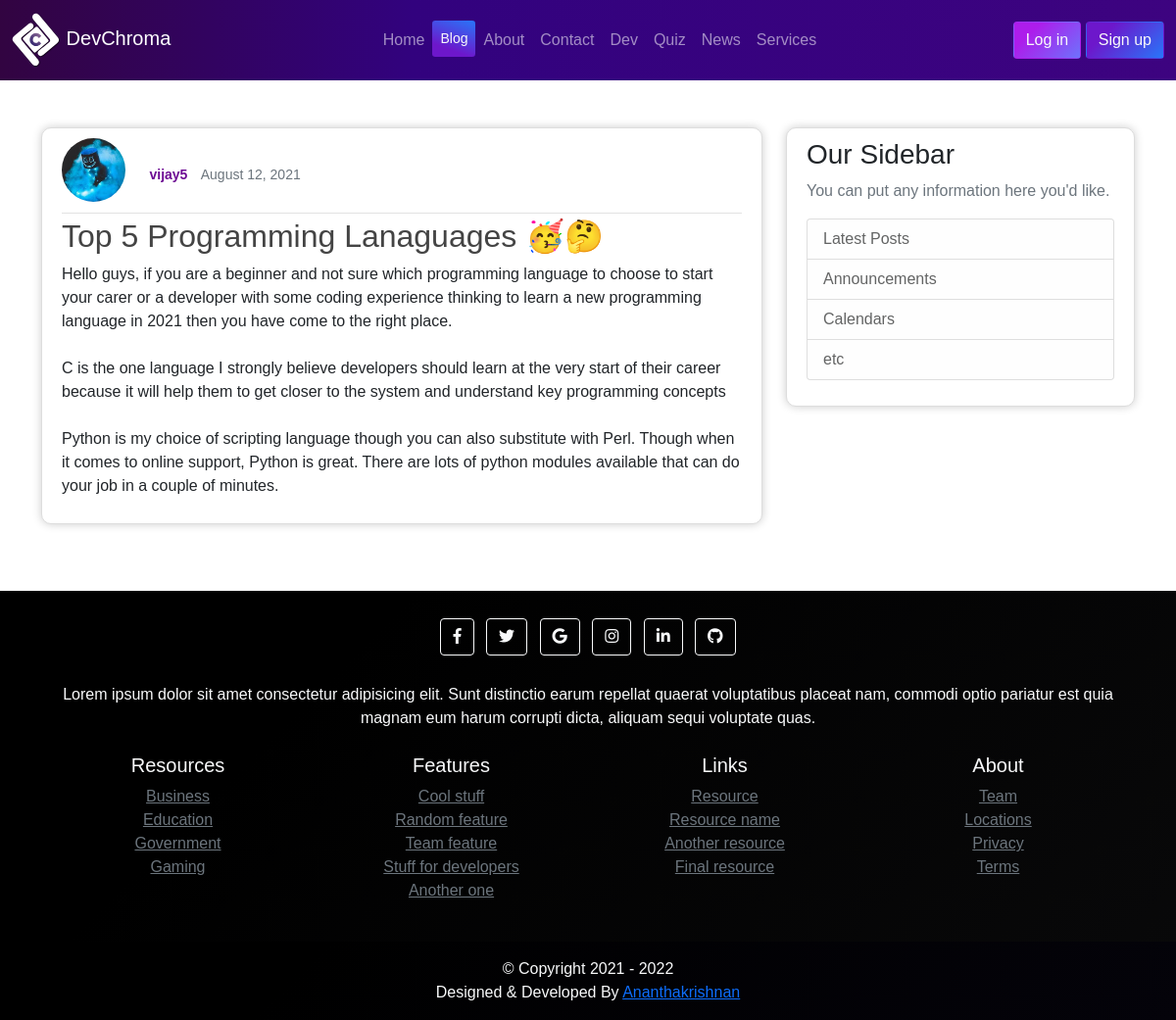
/blog/blog/post/11/, run on the app's committed database.
### blog/models.py (models this page shows, shortened)
class Post(models.Model):
    title = models.CharField(max_length=100)
    content = models.TextField()
    date_posted = models.DateTimeField(default=timezone.now)
    author = models.ForeignKey(User , on_delete=models.CASCADE)

### app/models.py (models this page shows, shortened)
class Profile(models.Model):
    user = models.OneToOneField(User, on_delete=models.CASCADE)
    image = models.ImageField(default='default.jpg' , upload_to='profile_pics')

### blog/views.py (the view)
# urls.py: path('blog/post/<int:pk>/',PostDetailView.as_view(),name="post-detail"),
class PostDetailView(DetailView):
    model = Post

### templates/blog/post_detail.html (shortened to what this page needs)
{% extends 'base1.html' %}
{% load static %}
{% block blog %}
active   text-light  btn-sm "  style="background-color: #2876f9;
          background-image: linear-gradient(200deg, #2876f9 0%, #6d17cb 74%);"
{% endblock blog %}
{% block body %}
<br><br>
<main role="main" class="container">
  <div class="row">
    <div class="col-md-8">
       <article class="media content-section">
                <div class="media-body">
                  <div class="article-metadata">
                   <img class="rounded-circle article-img" src="{{ object.author.profile.image.url }}">
                    <a class="text1" href="{% url 'user-posts' object.author.username %}">{{ object.author }}</a> &nbsp;
                    <small class="text-muted">{{ object.date_posted|date:"F d, Y" }}</small>
                  </div>
                  <h2 class="article-title">{{ object.title }}</h2>
                  <p class="article-content">{{ object.content }}</p>
                </div>
        </article>
    </div>
    <div class="col-md-4">
      <div class="content-section">
        <h3>Our Sidebar</h3>
        <p class='text-muted'>You can put any information here you'd like.
          <ul class="list-group">
            <li class="list-group-item list-group-item-light">Latest Posts</li>
            <li class="list-group-item list-group-item-light">Announcements</li>
            <li class="list-group-item list-group-item-light">Calendars</li>
            <li class="list-group-item list-group-item-light">etc</li>
          </ul>
        </p>
      </div>
    </div>
  </div>
</main>
  <br><br>
{% endblock body %}

### static/assets/css/style.css (style rules this page uses)
.content-section { background: #ffffff; padding: 10px 20px; border: 1px solid #dddddd; border-radius: 3px; margin-bottom: 20px; border-radius: 10px; box-shadow: 0px 0px 10px rgba(0, 0, 0,0.2); }
.article-title { color: #444444; text-decoration: none; }
.article-content { white-space: pre-line; }
.article-img { height: 65px; width: 65px; margin-right: 16px; }
.article-metadata { padding-bottom: 1px; margin-bottom: 4px; border-bottom: 1px solid #e3e3e3; text-decoration: none; }
.article-metadata .text1 { color: rgb(110, 13, 148); text-decoration: none; font-size: 13px; font-weight: bold; }

### data on the page
Post: author.profile.image (picture), author "vijay5", date_posted "August 12, 2021", title "Top 5 Programming Lanaguages 🥳🤔", content "Hello guys, if you are a beginner and not sure which programming language to choose to start your carer or a developer with some coding experience thinking to learn a new programming language in 2021 then you have come to the right place. C is the one language I strongly believe developers should learn at the very start of their career because it will help them to get closer to the system and understand key programming concepts Python is my choice of scripting language though you can also substitute with Perl. Though when it comes to online support, Python is great. There are lots of python modules available that can do your job in a couple of minutes."
